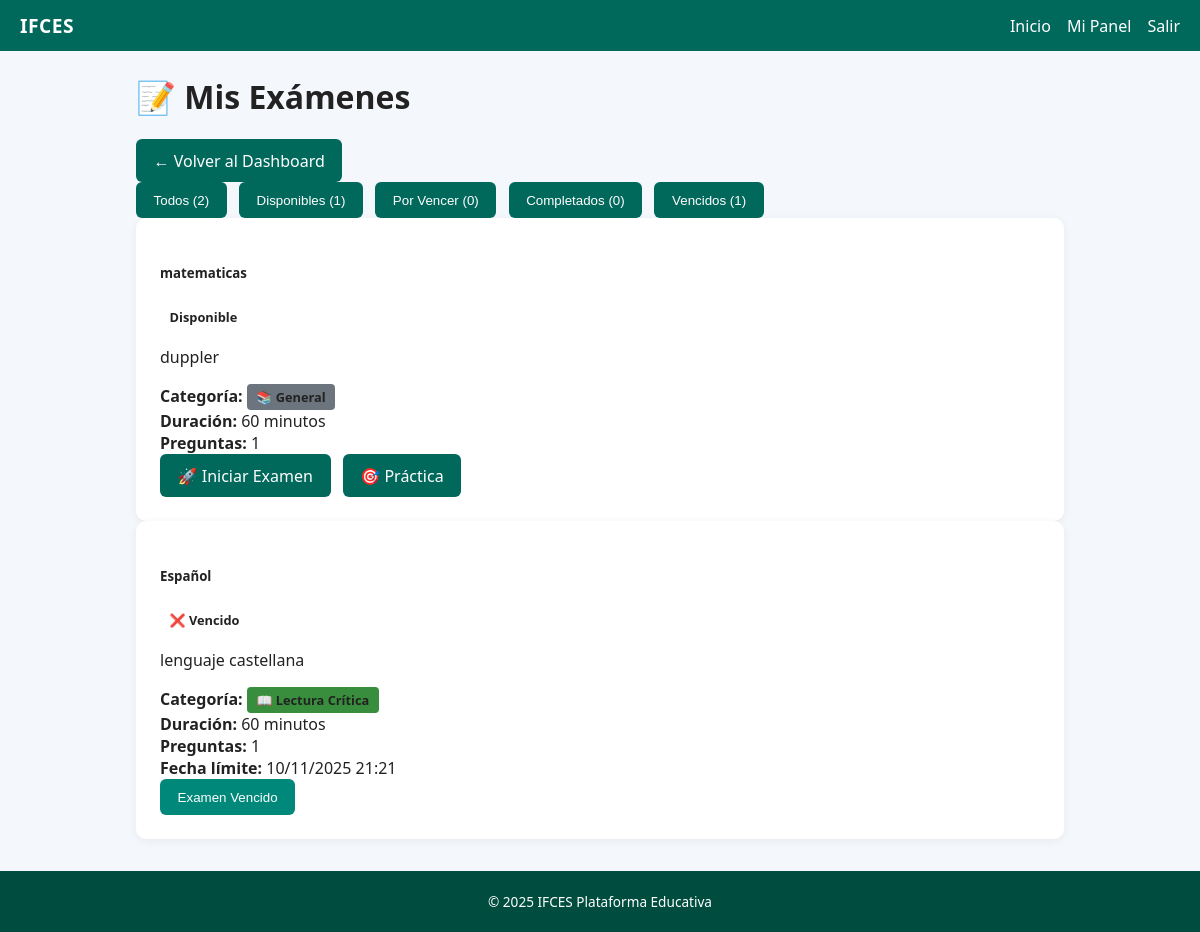
Page /estudiante/examenes (signed in) on the committed database.
### app/models.py (models this page shows, shortened)
class Examen(db.Model):
    __tablename__ = "examenes"
    id = db.Column(db.Integer, primary_key=True)
    titulo = db.Column(db.String(200), nullable=False)
    descripcion = db.Column(db.Text)
    fecha_creacion = db.Column(db.DateTime, default=datetime.utcnow)
    duracion_minutos = db.Column(db.Integer, default=60)
    fecha_limite = db.Column(db.DateTime)
    publicado = db.Column(db.Boolean, default=False)
    profesor_id = db.Column(db.Integer, db.ForeignKey('users.id'), nullable=False)
    categoria_id = db.Column(db.Integer, db.ForeignKey('categorias.id'))
    intentos_maximos = db.Column(db.Integer, default=1)  # número de intentos permitidos
    mostrar_respuestas = db.Column(db.Boolean, default=True)  # mostrar respuestas correctas después
    barajar_preguntas = db.Column(db.Boolean, default=False)  # randomizar orden preguntas
    calificacion_minima = db.Column(db.Float, default=60.0)  # porcentaje mínimo para aprobar
    preguntas = db.relationship('Pregunta', backref='examen', lazy=True, cascade='all, delete-orphan')
    resultados = db.relationship('ExamenResultado', backref='examen', lazy=True, cascade='all, delete-orphan')

class Categoria(db.Model):
    __tablename__ = "categorias"
    id = db.Column(db.Integer, primary_key=True)
    nombre = db.Column(db.String(100), nullable=False, unique=True)
    descripcion = db.Column(db.Text)
    color = db.Column(db.String(7), default="#00695c")  # Color hex para UI
    icono = db.Column(db.String(50))  # Emoji o clase CSS
    activo = db.Column(db.Boolean, default=True)
    created_at = db.Column(db.DateTime, default=datetime.utcnow)
    examenes = db.relationship('Examen', backref='categoria', lazy=True)

### app/main/routes.py (the view)
@main_bp.route("/estudiante/examenes")
@login_required
@role_required("estudiante")
def estudiante_examenes():
    hoy = datetime.now()
    examenes_info = []
    for examen in current_user.examenes_asignados:
        resultado = ExamenResultado.query.filter_by(
            estudiante_id=current_user.id,
            examen_id=examen.id
        ).first()
        if resultado:
            estado = "completado"
            fecha_completado = resultado.fecha_presentacion
        elif examen.fecha_limite and examen.fecha_limite < hoy:
            estado = "vencido"
            fecha_completado = None
        elif examen.fecha_limite and (
            examen.fecha_limite - hoy).days <= 3:
            estado = "por_vencer"
            fecha_completado = None
        else:
            estado = "disponible"
            fecha_completado = None
        examenes_info.append({
            'examen': examen,
            'estado': estado,
            'resultado': resultado,
            'fecha_completado': fecha_completado,
            'dias_restantes': (examen.fecha_limite - hoy).days if (
                examen.fecha_limite and examen.fecha_limite > hoy) else None
        })
    return render_template(
        "estudiante/examenes.html",
        examenes_info=examenes_info
    )

### app/models.py (called while the page is built)
@login_manager.user_loader
def load_user(user_id):  # pragma: no cover
    return User.query.get(int(user_id))

### app/templates/estudiante/examenes.html (shortened to what this page needs)
{% extends "layout.html" %}
{% block content %}
<div class="container my-5">
    <div class="d-flex justify-content-between align-items-center mb-4">
        <h1 class="display-5">📝 Mis Exámenes</h1>
        <a href="{{ url_for('main.dashboard_estudiante') }}" class="btn btn-outline-secondary">
            ← Volver al Dashboard
        </a>
    </div>
    {% if not examenes_info %}
    <div class="alert alert-info">
        <i class="bi bi-info-circle"></i> No tienes exámenes asignados en este momento.
    </div>
    {% else %}
    <div class="btn-group mb-4" role="group">
        <button type="button" class="btn btn-outline-primary active" data-filter="todos">
            Todos ({{ examenes_info|length }})
        </button>
        <button type="button" class="btn btn-outline-success" data-filter="disponible">
            Disponibles ({{ examenes_info|selectattr('estado', 'equalto', 'disponible')|list|length }})
        </button>
        <button type="button" class="btn btn-outline-warning" data-filter="por_vencer">
            Por Vencer ({{ examenes_info|selectattr('estado', 'equalto', 'por_vencer')|list|length }})
        </button>
        <button type="button" class="btn btn-outline-info" data-filter="completado">
            Completados ({{ examenes_info|selectattr('estado', 'equalto', 'completado')|list|length }})
        </button>
        <button type="button" class="btn btn-outline-danger" data-filter="vencido">
            Vencidos ({{ examenes_info|selectattr('estado', 'equalto', 'vencido')|list|length }})
        </button>
    </div>
    <div class="row">
        {% for info in examenes_info %}
        <div class="col-md-6 mb-4 examen-card" data-estado="{{ info.estado }}">
            <div class="card h-100 shadow-sm {% if info.estado == 'por_vencer' %}border-warning{% elif info.estado == 'vencido' %}border-danger{% elif info.estado == 'completado' %}border-success{% endif %}">
                <div class="card-header d-flex justify-content-between align-items-center">
                    <h5 class="mb-0">{{ info.examen.titulo }}</h5>
                    {% if info.estado == 'disponible' %}
                        <span class="badge bg-primary">Disponible</span>
                    {% elif info.estado == 'por_vencer' %}
                        <span class="badge bg-warning">⚠️ Por Vencer</span>
                    {% elif info.estado == 'vencido' %}
                        <span class="badge bg-danger">❌ Vencido</span>
                    {% elif info.estado == 'completado' %}
                        <span class="badge bg-success">✅ Completado</span>
                    {% endif %}
                </div>
                <div class="card-body">
                    {% if info.examen.descripcion %}
                    <p class="text-muted">{{ info.examen.descripcion }}</p>
                    {% endif %}
                    <div class="mb-3">
                        <div class="d-flex align-items-center mb-2">
                            <strong>Categoría:</strong>
                            <span class="badge ms-2" style="background-color: {{ info.examen.categoria.color if info.examen.categoria else '#6c757d' }}">
                                {{ info.examen.categoria.icono if info.examen.categoria else '📚' }} {{ info.examen.categoria.nombre if info.examen.categoria else 'General' }}
                            </span>
                        </div>
                        <div class="d-flex align-items-center mb-2">
                            <strong>Duración:</strong>
                            <span class="ms-2">{{ info.examen.duracion_minutos }} minutos</span>
                        </div>
                        <div class="d-flex align-items-center mb-2">
                            <strong>Preguntas:</strong>
                            <span class="ms-2">{{ info.examen.preguntas|length }}</span>
                        </div>
                        {% if info.examen.fecha_limite %}
                        <div class="d-flex align-items-center mb-2">
                            <strong>Fecha límite:</strong>
                            <span class="ms-2 {% if info.estado == 'por_vencer' %}text-warning fw-bold{% elif info.estado == 'vencido' %}text-danger fw-bold{% endif %}">
                                {{ info.examen.fecha_limite.strftime('%d/%m/%Y %H:%M') }}
                            </span>
                        </div>
                        {% endif %}
                    </div>
                </div>
                <div class="card-footer bg-white">
                    {% if info.estado == 'disponible' or info.estado == 'por_vencer' %}
                        <div class="d-flex gap-2">
                            <a href="{{ url_for('main.estudiante_presentar_examen', examen_id=info.examen.id) }}"
                               class="btn btn-primary flex-grow-1">
                                 🚀 Iniciar Examen
                            </a>
                            <a href="{{ url_for('main.estudiante_modo_practica', examen_id=info.examen.id) }}"
                               class="btn btn-outline-secondary">
                                 🎯 Práctica
                            </a>
                        </div>
                    {% elif info.estado == 'vencido' %}
                        <button class="btn btn-secondary w-100" disabled>
                             Examen Vencido
                        </button>
                    {% endif %}
                </div>
            </div>
        </div>
        {% endfor %}
    </div>
    {% endif %}
</div>
{% endblock %}

### app/static/css/styles.css (style rules this page uses)
body { margin:0;font-family:'Segoe UI',Arial,sans-serif;background:#f4f7fb;color:#222; }
.container { max-width:960px;margin:1.5rem auto;padding:0 1rem; }
.btn { background:#00695c;color:#fff;padding:.65rem 1.1rem;border:none;border-radius:6px;text-decoration:none;display:inline-block;margin-right:.5rem;cursor:pointer;font-weight:500;transition:filter .2s; }
.btn-secondary { background:#00897b; }
.btn-primary { background:#00695c; }
.badge { display:inline-block;padding:.25rem .6rem;border-radius:4px;font-size:.8rem;font-weight:600; }
.examen-card { background:#fff;padding:1.5rem;border-radius:10px;box-shadow:0 2px 10px rgba(0,0,0,.06);display:flex;flex-direction:column; }

### rows in the picture
Examen: examen.titulo "matematicas", examen.descripcion "duppler", examen.duracion_minutos "60"
Examen: examen.titulo "Español", examen.descripcion "lenguaje castellana", examen.duracion_minutos "60", examen.fecha_limite "10/11/2025 21:21"
Categoria: examen.categoria "📖", examen.categoria "Lectura Crítica"

### other values in the picture
{{ examenes_info|length }} "2"
{{ examenes_info|selectattr('estado', 'equalto', 'vencido')|list|length }} "1"
{{ info.examen.categoria.icono if info.examen.categoria else '📚' }} "📚"
{{ info.examen.categoria.nombre if info.examen.categoria else 'General' }} "General"
{{ info.examen.preguntas|length }} "1" "1"
